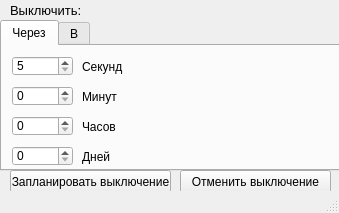
<?xml version="1.0" encoding="UTF-8"?>
<ui version="4.0">
 <class>MainWindow</class>
 <widget class="QMainWindow" name="MainWindow">
  <property name="geometry">
   <rect>
    <x>0</x>
    <y>0</y>
    <width>339</width>
    <height>213</height>
   </rect>
  </property>
  <property name="windowTitle">
   <string>MainWindow</string>
  </property>
  <widget class="QWidget" name="centralwidget">
   <widget class="QTabWidget" name="tabWidget">
    <property name="geometry">
     <rect>
      <x>0</x>
      <y>20</y>
      <width>401</width>
      <height>151</height>
     </rect>
    </property>
    <property name="currentIndex">
     <number>0</number>
    </property>
    <widget class="QWidget" name="tab">
     <property name="enabled">
      <bool>true</bool>
     </property>
     <property name="accessibleName">
      <string/>
     </property>
     <attribute name="title">
      <string>Через</string>
     </attribute>
     <widget class="QSpinBox" name="sec1">
      <property name="geometry">
       <rect>
        <x>10</x>
        <y>10</y>
        <width>61</width>
        <height>20</height>
       </rect>
      </property>
      <property name="minimum">
       <number>5</number>
      </property>
      <property name="maximum">
       <number>59</number>
      </property>
     </widget>
     <widget class="QSpinBox" name="min1">
      <property name="geometry">
       <rect>
        <x>10</x>
        <y>40</y>
        <width>61</width>
        <height>20</height>
       </rect>
      </property>
      <property name="maximum">
       <number>59</number>
      </property>
     </widget>
     <widget class="QSpinBox" name="hou1">
      <property name="geometry">
       <rect>
        <x>10</x>
        <y>70</y>
        <width>61</width>
        <height>20</height>
       </rect>
      </property>
      <property name="maximum">
       <number>23</number>
      </property>
     </widget>
     <widget class="QSpinBox" name="day1">
      <property name="geometry">
       <rect>
        <x>10</x>
        <y>100</y>
        <width>61</width>
        <height>20</height>
       </rect>
      </property>
      <property name="maximum">
       <number>365</number>
      </property>
     </widget>
     <widget class="QLabel" name="label_2">
      <property name="geometry">
       <rect>
        <x>80</x>
        <y>10</y>
        <width>47</width>
        <height>21</height>
       </rect>
      </property>
      <property name="text">
       <string>Секунд</string>
      </property>
     </widget>
     <widget class="QLabel" name="label_3">
      <property name="geometry">
       <rect>
        <x>80</x>
        <y>40</y>
        <width>47</width>
        <height>21</height>
       </rect>
      </property>
      <property name="text">
       <string>Минут</string>
      </property>
     </widget>
     <widget class="QLabel" name="label_4">
      <property name="geometry">
       <rect>
        <x>80</x>
        <y>70</y>
        <width>47</width>
        <height>21</height>
       </rect>
      </property>
      <property name="text">
       <string>Часов</string>
      </property>
     </widget>
     <widget class="QLabel" name="label_5">
      <property name="geometry">
       <rect>
        <x>80</x>
        <y>100</y>
        <width>47</width>
        <height>21</height>
       </rect>
      </property>
      <property name="text">
       <string>Дней</string>
      </property>
     </widget>
    </widget>
    <widget class="QWidget" name="tab_2">
     <attribute name="title">
      <string>В</string>
     </attribute>
     <widget class="QLabel" name="label_10">
      <property name="geometry">
       <rect>
        <x>80</x>
        <y>40</y>
        <width>47</width>
        <height>21</height>
       </rect>
      </property>
      <property name="text">
       <string>Минут</string>
      </property>
     </widget>
     <widget class="QSpinBox" name="min2">
      <property name="geometry">
       <rect>
        <x>10</x>
        <y>40</y>
        <width>61</width>
        <height>20</height>
       </rect>
      </property>
      <property name="maximum">
       <number>59</number>
      </property>
     </widget>
     <widget class="QSpinBox" name="sec2">
      <property name="geometry">
       <rect>
        <x>10</x>
        <y>10</y>
        <width>61</width>
        <height>20</height>
       </rect>
      </property>
      <property name="minimum">
       <number>0</number>
      </property>
      <property name="maximum">
       <number>59</number>
      </property>
      <property name="value">
       <number>0</number>
      </property>
     </widget>
     <widget class="QLabel" name="label_12">
      <property name="geometry">
       <rect>
        <x>80</x>
        <y>10</y>
        <width>47</width>
        <height>21</height>
       </rect>
      </property>
      <property name="text">
       <string>Секунд</string>
      </property>
     </widget>
     <widget class="QSpinBox" name="hou2">
      <property name="geometry">
       <rect>
        <x>10</x>
        <y>70</y>
        <width>61</width>
        <height>20</height>
       </rect>
      </property>
      <property name="maximum">
       <number>23</number>
      </property>
     </widget>
     <widget class="QLabel" name="label_13">
      <property name="geometry">
       <rect>
        <x>80</x>
        <y>70</y>
        <width>47</width>
        <height>21</height>
       </rect>
      </property>
      <property name="text">
       <string>Часов</string>
      </property>
     </widget>
    </widget>
   </widget>
   <widget class="QLabel" name="label">
    <property name="geometry">
     <rect>
      <x>10</x>
      <y>0</y>
      <width>81</width>
      <height>21</height>
     </rect>
    </property>
    <property name="font">
     <font>
      <pointsize>10</pointsize>
     </font>
    </property>
    <property name="text">
     <string>Выключить:</string>
    </property>
   </widget>
   <widget class="QPushButton" name="start">
    <property name="geometry">
     <rect>
      <x>10</x>
      <y>170</y>
      <width>161</width>
      <height>23</height>
     </rect>
    </property>
    <property name="text">
     <string>Запланировать выключение</string>
    </property>
   </widget>
   <widget class="QPushButton" name="stop">
    <property name="geometry">
     <rect>
      <x>180</x>
      <y>170</y>
      <width>151</width>
      <height>23</height>
     </rect>
    </property>
    <property name="text">
     <string>Отменить выключение</string>
    </property>
   </widget>
  </widget>
  <widget class="QStatusBar" name="statusbar"/>
 </widget>
 <resources/>
 <connections/>
</ui>
